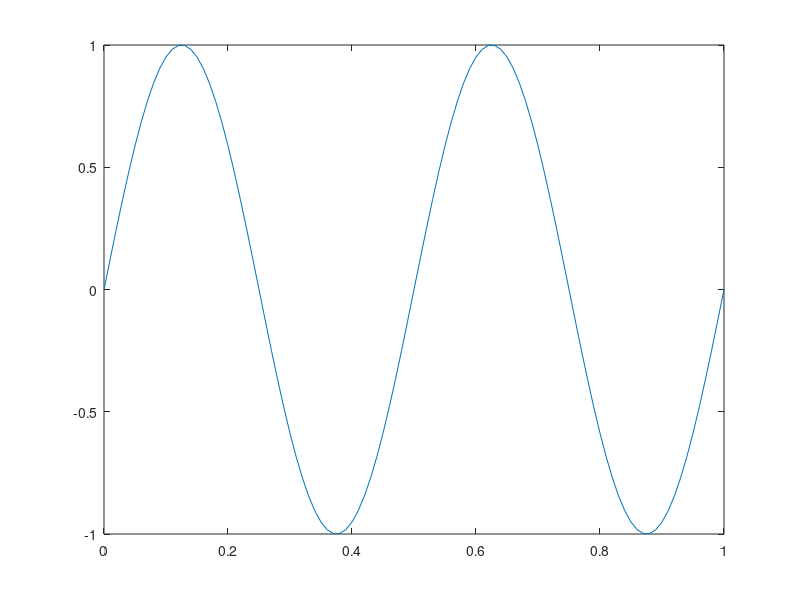

Reproduce this figure in MATLAB. (Note: this script raises an error after producing the figure.)
% Defining the time vector
t = 0:0.01:1;

% Setting the frequency
f = 2; % Hz

x = sin(2*pi*f*t);

plot(t, x);

title_text = string(f) + "Hz wave";

title(title_text);
xlabel("Time (s)");
ylabel("Amplitude");
